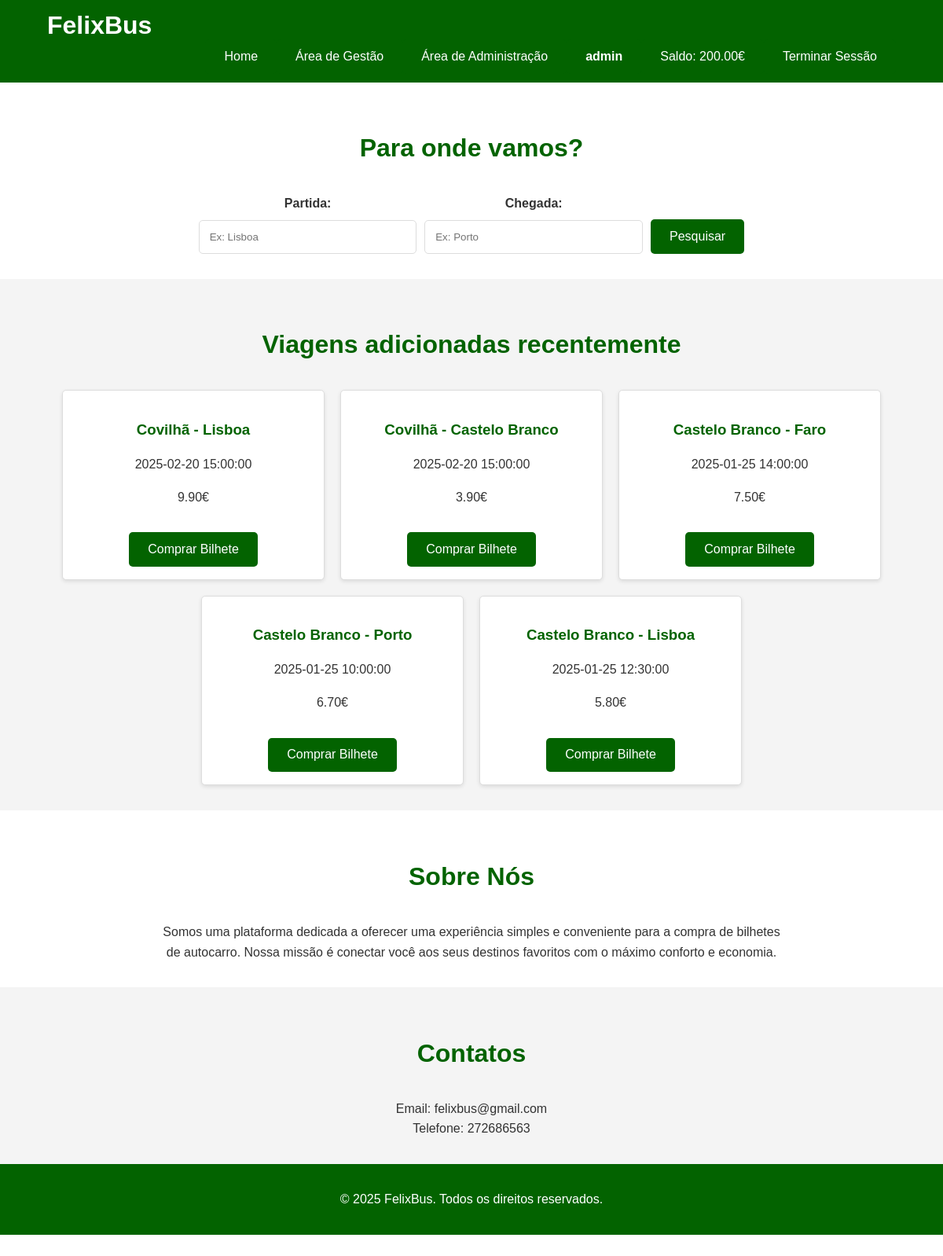
Screenshot of /paginas/index.php (signed in) with the database file from the repository.
### tables this page shows
CREATE TABLE `utilizador` (
  `idUtilizador` int(11) NOT NULL,
  `nome` varchar(100) DEFAULT NULL,
  `pass` varchar(256) DEFAULT NULL,
  `email` varchar(60) DEFAULT NULL,
  `morada` varchar(60) DEFAULT NULL,
  `tipoUtilizador` int(11) DEFAULT 3,
  `estado` varchar(10) DEFAULT 'Pendente',
  `saldo` decimal(6,2) DEFAULT 0.00
);

CREATE TABLE `bilhete` (
  `idBilhete` int(11) NOT NULL,
  `Partida` varchar(60) NOT NULL,
  `Chegada` varchar(60) NOT NULL,
  `dataPartida` datetime NOT NULL,
  `dataChegada` datetime NOT NULL,
  `Preço` decimal(6,2) NOT NULL,
  `Capacidade` int(11) NOT NULL
);

### paginas/index.php (the view, shortened to what this page needs)
<!DOCTYPE html>
<html lang="pt">
<head>
    <link rel="stylesheet" href="style.css">
</head>
<body>
    <header class="header">
        <div class="container">
            <h1 class="logo">FelixBus</h1>
            <nav class="nav">
                <ul>
                    <form action="index.php" method="GET">
                        <button>Home</button>
                    </form>
                    <?php
                        if (isset($_SESSION['admin']) or isset($_SESSION['funcionario'])) {
                            echo'<form action="managementArea.php" method="GET">
                                    <button>Área de Gestão</button>
                                 </form>';
                        }
                        if (isset($_SESSION['admin'])) {
                            echo'<form action="adminArea.php" method="GET">
                                    <button>Área de Administração</button>
                                 </form>';
                        }
                        if (isset($_SESSION["email"])) {
                            $sqlNome = "SELECT nome
                                        FROM utilizador
                                        WHERE email = '" .$_SESSION["email"]."'";
                            $resultNome = mysqli_query($conn, $sqlNome);
                            while ($rowNome = mysqli_fetch_assoc($resultNome)) {
                                echo '<form action="profile.php" method=”GET”>
                                        <button><strong>' .$rowNome['nome']. '</strong></button>
                                    </form>';
                            }
                            $sqlSaldo = "SELECT saldo
                                        FROM utilizador
                                        WHERE email = '" .$_SESSION["email"]."'";
                            $resultSaldo = mysqli_query($conn, $sqlSaldo);
                            while ($rowSaldo = mysqli_fetch_assoc($resultSaldo)) {
                                echo '<button> Saldo: '  .$rowSaldo['saldo']. '€</button>';
                            }
                            echo '<form action="logout.php" method=”GET”>
                                    <button> Terminar Sessão</button>
                                </form>';
                        } else {
                            echo '<form action="login.html" method=”GET”>
                                    <button> Iniciar Sessão </button>
                                </form>';
                        }
                    ?>
                </ul>
            </nav>
        </div>
    </header>
    <section>
        <div class="container">
            <h2>Para onde vamos?</h2>
            <form action="searchRoute.php" method="POST">
                <div class="pesquisa">
                    <div class="cidades">
                        <label for="partida">Partida:</label>
                        <input type="text" id="partida" name="start" placeholder="Ex: Lisboa">
                    </div>
                    <div class="cidades">
                        <label for="chegada">Chegada:</label>
                        <input type="text" id="chegada" name="end" placeholder="Ex: Porto">
                    </div>
                    <div class="pesquisarBtn" style="display: flex; align-items: flex-end;">
                            <button>Pesquisar</button>
                    </div>
                </div>
            </form>
        </div>
    </section>
    <section class="destinations">
        <div class="container">
            <h2>Viagens adicionadas recentemente</h2>
            <div class="cards">
                <?php
                    $sqlRecentRoutes = 'SELECT *
                                        FROM bilhete
                                        ORDER BY idBilhete desc
                                        LIMIT 5';
                    $resultRecentRoutes = mysqli_query($conn, $sqlRecentRoutes);
                    while ($row = mysqli_fetch_array($resultRecentRoutes)) {
                        echo '<div class="card">
                                <h3>'.$row['Partida'].' - '.$row['Chegada'].'</h3>
                                <p>'.$row['dataPartida'].'</p>
                                <p>'.$row['Preço'].'€</p>
                                <form action="buyTicket.php" method="POST">
                                    <input type="hidden" name="idBilhete" value="' . $row['idBilhete'] . '">
                                    <input type="hidden" name="preco" value="' . $row['Preço'] . '">
                                    <input type="hidden" name="partida" value="' . $row['Partida'] . '">
                                    <input type="hidden" name="chegada" value="' . $row['Chegada'] . '">
                                    <button type="submit" class="buy-btn">Comprar Bilhete</button>
                                </form>
                            </div>';
                    }
                ?>
            </div>
        </div>
    </section>
    <section class="about">
        <div class="container">
            <h2>Sobre Nós</h2>
            <p>Somos uma plataforma dedicada a oferecer uma experiência simples e conveniente para a compra de bilhetes de autocarro. Nossa missão é conectar você aos seus destinos favoritos com o máximo conforto e economia.</p>
        </div>
    </section>
    <section class="contact">
        <div class="container">
            <h2>Contatos</h2>
            <p>Email: felixbus@gmail.com</p>
            <p>Telefone: 272686563</p>
        </div>
    </section>
    <footer class="footer">
        <div class="container">
            <p>&copy; 2025 FelixBus. Todos os direitos reservados.</p>
        </div>
    </footer>
</body>
</html>

### paginas/style.css (style rules this page uses)
body { margin: 0; font-family: Arial, sans-serif; line-height: 1.6; color: #333; }
.header { background: rgb(3, 99, 0); color: #fff; padding: 1rem 0; margin-top: -30px; }
.container { width: 90%; margin: 0 auto; max-width: 1200px; }
.logo { font-size: 2rem; font-weight: bold; }
.nav ul { list-style: none; padding: 0; display: flex; justify-content: flex-end; margin-top: -30px; margin-bottom: -5px; }
section { padding: 2rem 0; }
h2 { text-align: center; margin-bottom: 2rem; color: rgb(3, 99, 0); font-size: 2rem; }
label { margin-bottom: 0.5rem; font-weight: bold; }
input { padding: 0.8rem; border: 1px solid #ddd; border-radius: 5px; width: 250px; }
button { padding: 0.8rem 1.5rem; background: rgb(3, 99, 0); color: #fff; border: none; border-radius: 5px; font-size: 1rem; cursor: pointer; transition: background-color 0.3s ease; }
.pesquisa { display: flex; justify-content: center; gap: 10px; flex-wrap: wrap; }
.cidades { display: flex; flex-direction: column; align-items: center; }
.cidades label { margin-bottom: 0.5rem; font-weight: bold; }
.cidades input { padding: 0.8rem; border: 1px solid #ddd; border-radius: 5px; width: 250px; }
.pesquisarBtn { display: flex; align-items: flex-end; }
.pesquisarBtn button { padding: 0.8rem 1.5rem; background: rgb(3, 99, 0); color: #fff; border: none; border-radius: 5px; font-size: 1rem; cursor: pointer; transition: background-color 0.3s ease; }
.destinations { background: #f4f4f4; }
.cards { display: flex; gap: 20px; justify-content: center; flex-wrap: wrap; }
.card { background: #fff; border: 1px solid #ddd; border-radius: 5px; padding: 1rem; text-align: center; width: 300px; box-shadow: 0 2px 5px rgba(0, 0, 0, 0.1); }
.card h3 { margin-bottom: 1rem; }
.about p, .contact p { text-align: center; max-width: 800px; margin: 0 auto; }
.contact { background: #f4f4f4; }
.footer { background: rgb(3, 99, 0); color: #fff; text-align: center; padding: 1rem 0; }
h3 { margin-bottom: 1rem; color: rgb(3, 99, 0); }
p { margin-bottom: 1rem; }
.buy-btn { margin-top: 1rem; padding: 0.8rem 1.5rem; background-color: #036300; color: white; border: none; border-radius: 5px; cursor: pointer; }

### rows the page displays
utilizador: nome "admin", saldo "200.00"
bilhete: Partida "Covilhã", Chegada "Lisboa", dataPartida "2025-02-20 15:00:00", Preço "9.90"
bilhete: Partida "Covilhã", Chegada "Castelo Branco", dataPartida "2025-02-20 15:00:00", Preço "3.90"
bilhete: Partida "Castelo Branco", Chegada "Faro", dataPartida "2025-01-25 14:00:00", Preço "7.50"
bilhete: Partida "Castelo Branco", Chegada "Porto", dataPartida "2025-01-25 10:00:00", Preço "6.70"
bilhete: Partida "Castelo Branco", Chegada "Lisboa", dataPartida "2025-01-25 12:30:00", Preço "5.80"
